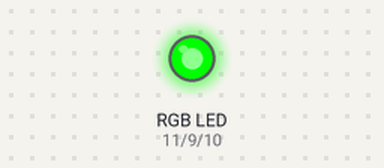
Simulated run of this sketch. Board: Arduino Uno, built with avr-gcc and run on an emulated ATmega328P. Parts: an RGB LED mixed from three pins (HIGH = lit). What the sketch prints to the serial monitor is not drawn.

Above: at 1.2 s.
Timing chart, 0 to 2.7 s (numbered marks = the images above):
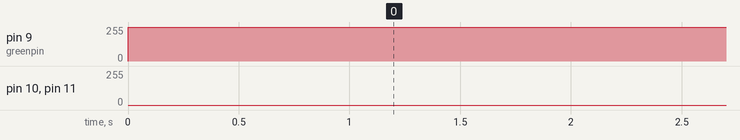

The sketch:

sketch_dec19a.ino
```cpp
int redpin = 11;
int bluepin = 10;
int greenpin = 9;

int val;

void setup () {
  pinMode(redpin, OUTPUT);
  pinMode(bluepin, OUTPUT);
  pinMode(greenpin, OUTPUT);

  Serial.begin(9600);
}

void loop () {
  for(val = 255; val > 0; val--){
    analogWrite(redpin, val);
    analogWrite(bluepin, 255 - val);
    analogWrite(greenpin, 128 - val);
  Serial.println(val, DEC);
  }

}
```

Measured:
- by itself, pin 9 (greenpin): 0/255 → 255/255 at 0.00 s
